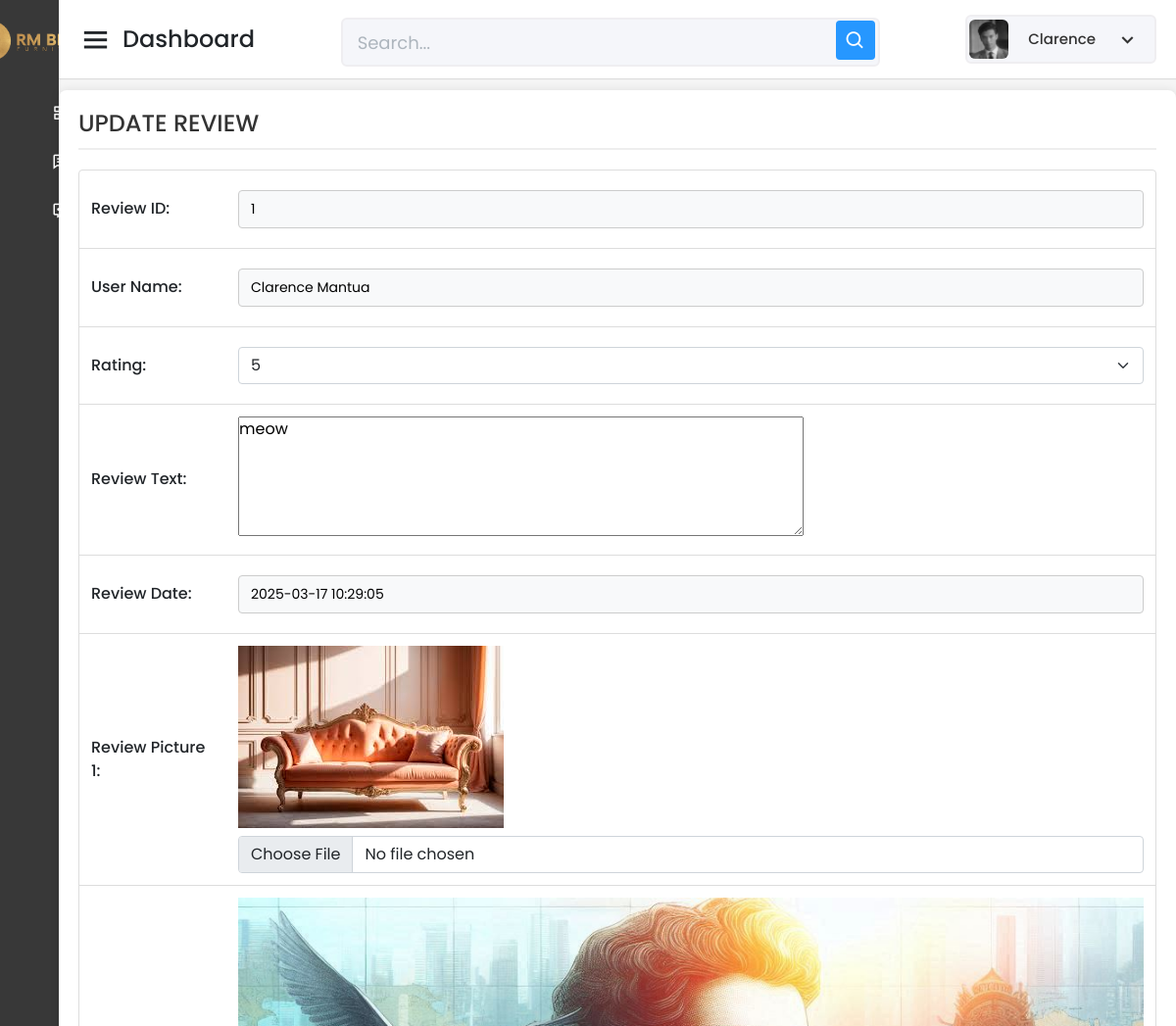
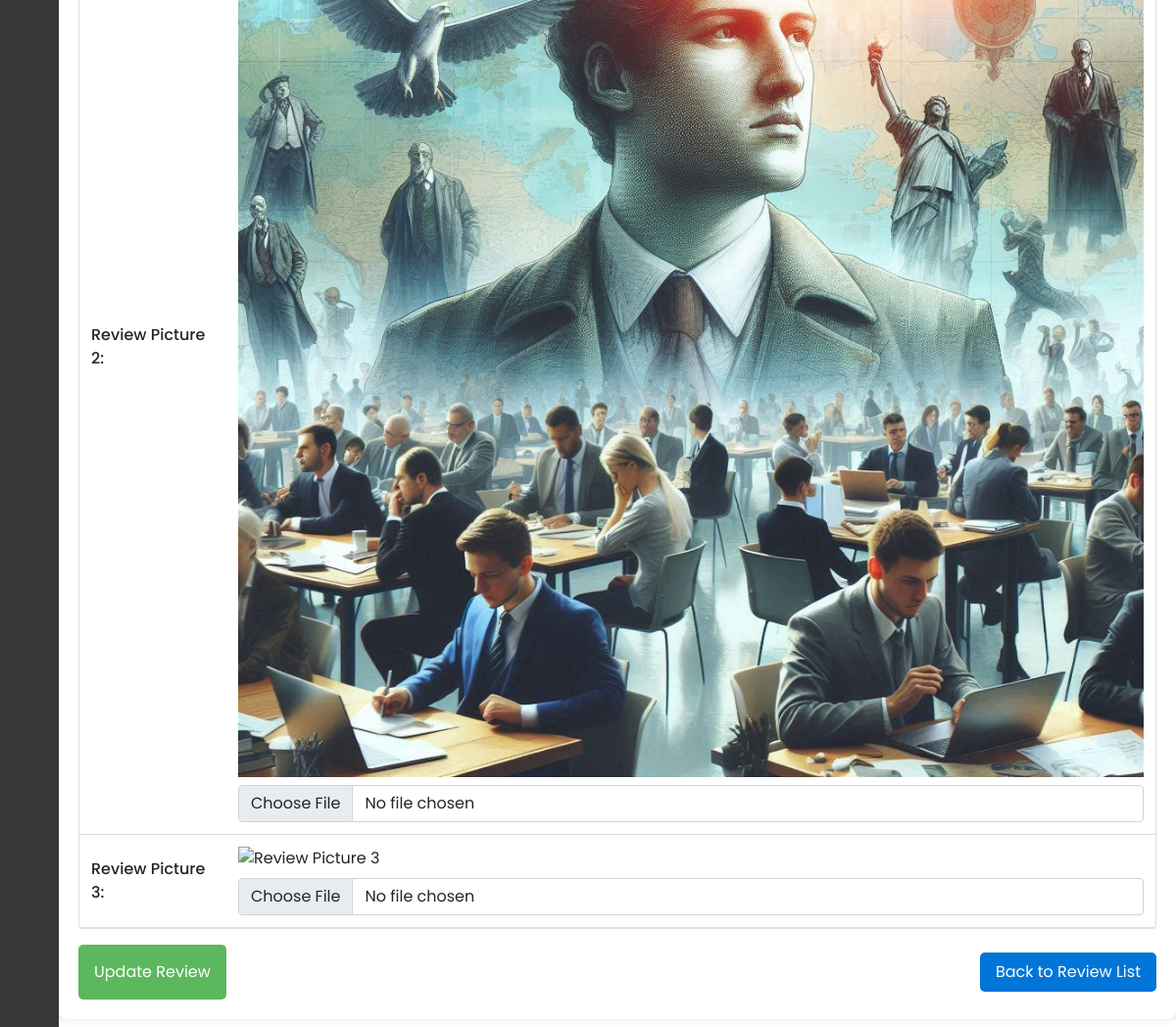
Screenshot of /Capstone_Admin/reviews/update-review-form.php?id=1 (signed in) with the database file from the repository (2 pictures, top to bottom).
### tables this page shows
CREATE TABLE `tbl_reviews` (
  `Review_ID` int(11) NOT NULL AUTO_INCREMENT,
  `User_ID` varchar(150) NOT NULL,
  `Product_ID` int(11) DEFAULT NULL,
  `Rating` int(1) NOT NULL,
  `Review_Text` text DEFAULT NULL,
  `Review_Date` timestamp NOT NULL DEFAULT current_timestamp(),
  `PicPath` varchar(255) DEFAULT NULL,
  PRIMARY KEY (`Review_ID`),
  KEY `User_ID` (`User_ID`),
  KEY `tbl_reviews_ibfk_2` (`Product_ID`),
  CONSTRAINT `tbl_reviews_ibfk_1` FOREIGN KEY (`User_ID`) REFERENCES `tbl_user_info` (`User_ID`) ON DELETE CASCADE,
  CONSTRAINT `tbl_reviews_ibfk_2` FOREIGN KEY (`Product_ID`) REFERENCES `tbl_prod_info` (`Product_ID`) ON DELETE SET NULL
);

CREATE TABLE `tbl_user_info` (
  `User_ID` varchar(150) NOT NULL,
  `Last_Name` varchar(300) DEFAULT NULL,
  `First_Name` varchar(300) DEFAULT NULL,
  `Middle_Name` varchar(300) DEFAULT NULL,
  `Home_Address` varchar(300) DEFAULT NULL,
  `Email_Address` varchar(300) DEFAULT NULL,
  `Mobile_Number` varchar(300) DEFAULT NULL,
  `Status` varchar(300) DEFAULT NULL,
  `Password` varchar(150) DEFAULT NULL,
  `PicPath` varchar(750) DEFAULT NULL,
  `reset_code` int(11) DEFAULT NULL,
  `reset_code_expiry` datetime DEFAULT NULL,
  PRIMARY KEY (`User_ID`)
);

### Capstone_Admin/reviews/update-review-form.php (the view, shortened to what this page needs)
<?php
include '../config/database.php';
$adminId = $_SESSION['admin_id'];
$stmt = $pdo->prepare("SELECT First_Name, PicPath FROM tbl_admin_info WHERE Admin_ID = :admin_id");
$stmt->bindParam(':admin_id', $adminId);
$stmt->execute();
$admin = $stmt->fetch(PDO::FETCH_ASSOC);
$adminName = htmlspecialchars($admin['First_Name']);
$profilePicPath = htmlspecialchars($admin['PicPath']);
$reviewID = $_GET['id'];
$query = "
    SELECT r.Review_ID, r.Rating, r.Review_Text, r.Review_Date, r.PicPath, u.First_Name AS user_first_name, u.Last_Name AS user_last_name
    FROM tbl_reviews r
    JOIN tbl_user_info u ON r.User_ID = u.User_ID
    WHERE r.Review_ID = :review_id
";
$stmt = $pdo->prepare($query);
$stmt->bindParam(':review_id', $reviewID);
$stmt->execute();
$review = $stmt->fetch(PDO::FETCH_ASSOC);
$userName = $review['user_first_name'] . " " . $review['user_last_name'];
$rating = $review['Rating'];
$reviewText = htmlspecialchars($review['Review_Text']);
$reviewDate = $review['Review_Date'];
$reviewPicPaths = json_decode($review['PicPath'], true) ?? [];
?>
<!DOCTYPE html>
<html lang="en" dir="ltr">
<head>
    <link href="../static/css/bootstrap.min.css" rel="stylesheet">
    <link href="../static/css-files/dashboard.css" rel="stylesheet">
    <link href="../static/css-files/button.css" rel="stylesheet">
    <link href="../static/css-files/admin_homev2.css" rel="stylesheet">
    <link href="https://unpkg.com/boxicons@2.0.7/css/boxicons.min.css" rel="stylesheet" />
</head>
<body>
    <div class="sidebar">
      <div class="logo-details">
        <span class="logo_name">
            <img src="../static/images/rm raw png.png" alt="RM BETIS FURNITURE"  class="logo_name">
        </span>
    </div>
        <ul class="nav-links">
            <li>
                <a href="../dashboard/dashboard.php" class="">
                    <span class="links_name">Dashboard</span>
                </a>
            </li>
            <li>
                <a href="../purchase-history/read-all-history-form.php" class="">
                    <span class="links_name">All Purchase History</span>
                </a>
            </li>
            <li>
    <a href="../reviews/read-all-reviews-form.php">
        <span class="links_name">All Reviews</span>
    </a>
</li>
        </ul>
    </div>
    <section class="home-section">
    <nav>
            <div class="sidebar-button">
                <i class="bx bx-menu sidebarBtn"></i>
                <span class="dashboard">Dashboard</span>
            </div>
            <div class="search-box">
                <input type="text" placeholder="Search..." />
                <i class="bx bx-search"></i>
            </div>
            <div class="profile-details" onclick="toggleDropdown()">
    <img src="<?php echo $profilePicPath; ?>" alt="Profile Picture" />
    <span class="admin_name"><?php echo $adminName; ?></span>
    <i class="bx bx-chevron-down dropdown-button"></i>
</div>
 </nav>
    <br><br><br>
    <div class="container_boxes">
        <form name="frmUpdateReview" method="POST" action="update-review-rec.php" enctype="multipart/form-data">
            <h4>UPDATE REVIEW</h4>
            <table class="table">
                <tr>
                    <td>Review ID:</td>
                    <td><input type="text" name="txtReviewID" value="<?php echo htmlspecialchars($review['Review_ID']); ?>" readonly></td>
                </tr>
                <tr>
                    <td>User Name:</td>
                    <td><input type="text" name="txtUserName" value="<?php echo htmlspecialchars($userName); ?>" readonly></td>
                </tr>
                <tr>
                    <td>Rating:</td>
                    <td>
                        <select name="txtRating" class="form-select">
                            <option value="5" <?php if ($rating == 5) echo 'selected'; ?>>5</option>
                        </select>
                    </td>
                </tr>
                <tr>
                    <td>Review Text:</td>
                    <td><textarea name="txtReviewText" rows="5" cols="40"><?php echo $reviewText; ?></textarea></td>
                </tr>
                <tr>
                    <td>Review Date:</td>
                    <td><input type="text" name="txtReviewDate" value="<?php echo htmlspecialchars($reviewDate); ?>" readonly></td>
                </tr>
                <tr>
                    <td>Review Picture 1:</td>
                    <td>
                        <?php if (isset($reviewPicPaths[0])): ?>
                            <img src="<?php echo $reviewPicPaths[0]; ?>" alt="Review Picture 1" style="max-width: 100%; height: auto;">
                        <?php else: ?>
                            No picture available.
                        <?php endif; ?>
                        <input type="file" name="reviewPic1" class="form-control mt-2">
                    </td>
                </tr>
                <tr>
                    <td>Review Picture 2:</td>
                    <td>
                        <?php if (isset($reviewPicPaths[1])): ?>
                            <img src="<?php echo $reviewPicPaths[1]; ?>" alt="Review Picture 2" style="max-width: 100%; height: auto;">
                        <?php else: ?>
                            No picture available.
                        <?php endif; ?>
                        <input type="file" name="reviewPic2" class="form-control mt-2">
                    </td>
                </tr>
                <tr>
                    <td>Review Picture 3:</td>
                    <td>
                        <?php if (isset($reviewPicPaths[2])): ?>
                            <img src="<?php echo $reviewPicPaths[2]; ?>" alt="Review Picture 3" style="max-width: 100%; height: auto;">
                        <?php else: ?>
                            No picture available.
                        <?php endif; ?>
                        <input type="file" name="reviewPic3" class="form-control mt-2">
                    </td>
                </tr>
            </table>
            <div class="button-container">
                <input type="submit" value="Update Review" class="buttonUpdate">
                <a href="read-all-reviews-form.php" target="_parent" class="buttonBack">Back to Review List</a>
            </div>
        </form>
    </div>
</body>
</html>

### Capstone_Admin/static/css-files/dashboard.css (style rules this page uses)
.profile-details { position: relative; display: flex; align-items: center; cursor: pointer; }
.profile-details img { width: 40px; height: 40px; border-radius: 50%; margin-right: 10px; }
.dropdown-button { cursor: pointer; font-size: 18px; margin-left: 10px; }

### Capstone_Admin/static/css-files/button.css (style rules this page uses)
.buttonView, .buttonBack, .buttonUpdate, .buttonEdit, .buttonDelete { text-decoration: none; color: white; padding: 5px 10px; border-radius: 5px; transition: all 0.2s ease; }
.buttonBack { background-color: #475569; }
.buttonUpdate { background-color: #2697FF; }
.container_boxes { padding: 20px; margin: 20px auto; max-width: 100vw; background-color: #ffffff; border-radius: 8px; box-shadow: 0 0 10px rgba(0,0,0,0.1); }
.container_boxes h4 { color: #333; margin-bottom: 20px; padding-bottom: 10px; border-bottom: 2px solid #eee; display: flex; justify-content: space-between; align-items: center; }
.container_boxes table { width: 100%; border-collapse: separate; border-spacing: 0; border: 1px solid #ddd; border-radius: 4px; }
.container_boxes td { padding: 12px; border-bottom: 1px solid #ddd; }
input[type="text"], input[type="password"], input[type="email"], select { width: 100%; padding: 8px 12px; margin: 8px 0; display: inline-block; border: 1px solid #ccc; border-radius: 4px; box-sizing: border-box; font-size: 14px; transition: border-color 0.3s ease, box-shadow 0.3s ease; }
input[readonly] { background-color: #f8f9fa; cursor: not-allowed; }
::placeholder { color: #adb5bd; opacity: 1; }
select { appearance: none; background-repeat: no-repeat; background-position: right 12px center; background-size: 12px; padding-right: 36px; }
.button-container { margin-top: 20px; display: flex; gap: 10px; justify-content: flex-start; }
table { width: 100%; border-collapse: collapse; margin-bottom: 20px; }
table td { padding: 8px; vertical-align: middle; }
table td:first-child { width: 150px; font-weight: 500; }
h4 { text-align: center; margin-bottom: 30px; color: #333; }

### rows the page displays
tbl_reviews: txtReviewID "1", txtUserName "Clarence Mantua", txtRating "5", txtReviewText "meow", txtReviewDate "2025-03-17 10:29:05"

### other values shown
$adminName "Clarence"
